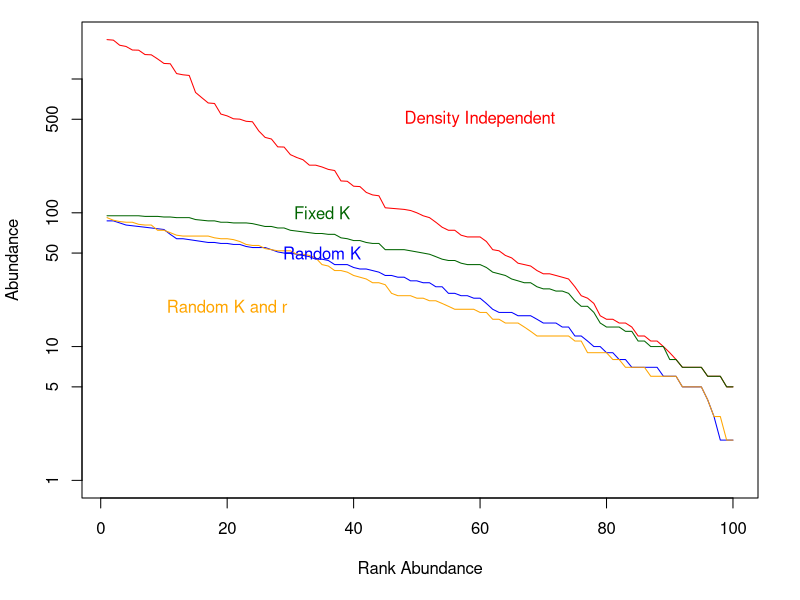
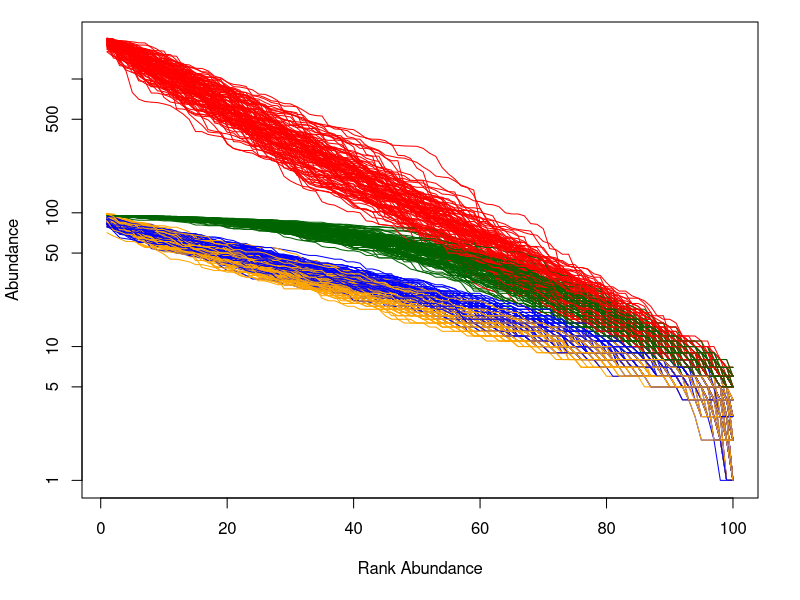
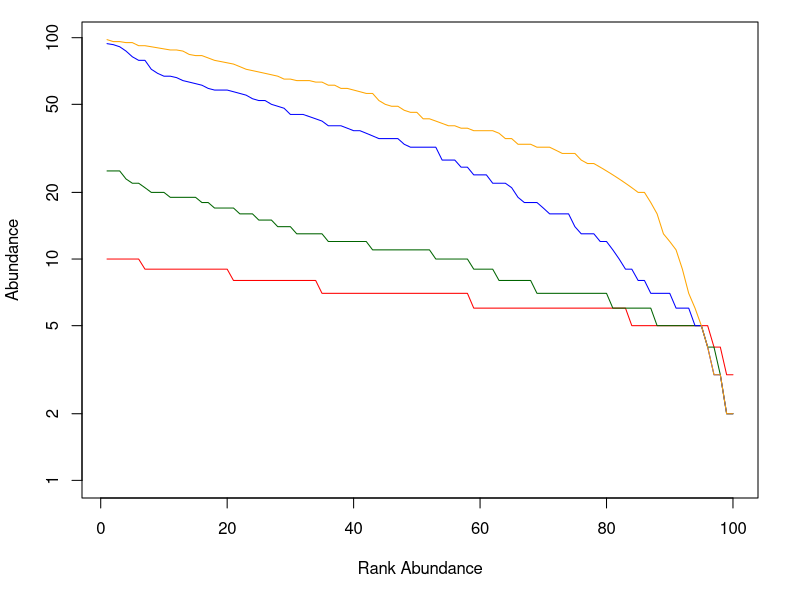
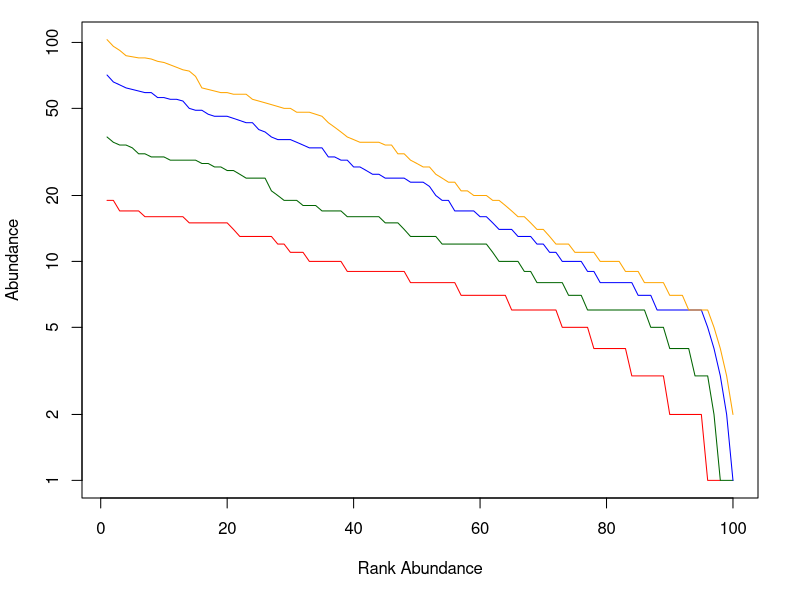
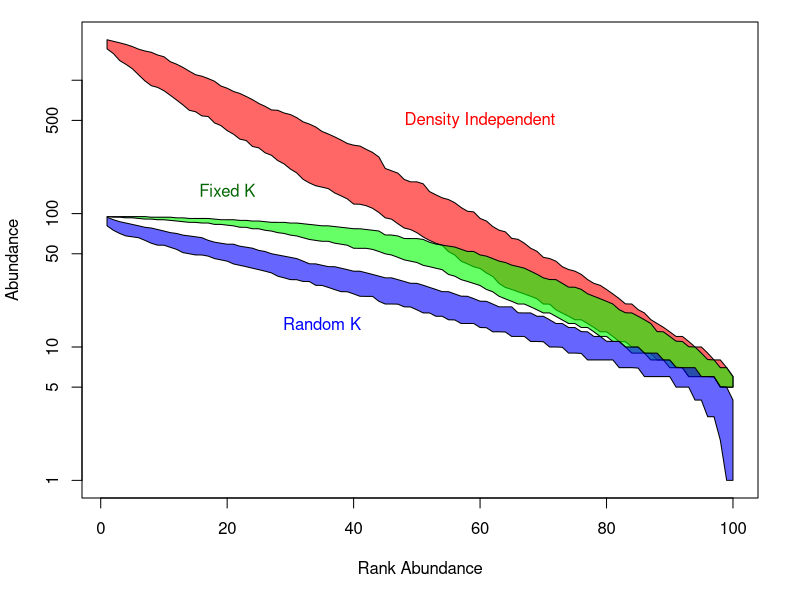

R code for these plots, in order:
## ---- chunk 1

NUMSITES=100                  # Generate abundances for 100 sites
r=0.06                        # Set constant r 
N0=5                          # Set Initial pop size
t=runif(NUMSITES, 0,100)      # 100 different values of t ranging from 0 to 100

# Density Independent Model
DensInd=round(N0*exp(r*t))    # 100 different abundances

# Density Dependent Model
K=100                         # Set constant K
ConstK=round((K*N0*exp(r*t))/(K+N0*(exp(r*t)-1)))

# Random K Model
k_rand=runif(NUMSITES, 1,100) # 100 random values for k
RandK=round((k_rand*N0*exp(r*t))/(k_rand+N0*(exp(r*t)-1)))

# Random K and r Model
r_rand=runif(NUMSITES, 0.02, 0.1) # 100 random values for r
RandKr=round((k_rand*N0*exp(r_rand*t))/(k_rand+N0*(exp(r_rand*t)-1)))

## ---- chunk 2
# Make a function to arrange list in plotting form
RankCurve=function(x)  {
  x=as.matrix(x)
  cbind(Rank=1:length(x), Abund=sort(x, decreasing=T))
  }

par(mar=c(5,4,1,2)+0.1)


MaxAbund=max(DensInd, ConstK, RandK, RandKr)
  
plot(c(1,NUMSITES),c(1,MaxAbund),pch=NA, main=NA, ylab="Abundance",log="y", xlab="Rank Abundance")
lines(RankCurve(DensInd), col="red")
lines(RankCurve(ConstK), col="darkgreen")
lines(RankCurve(RandK),col="blue")
lines(RankCurve(RandKr), col="orange")

text(c(60, 35, 35, 20), c(500, 100, 50, 20), c("Density Independent", "Fixed K","Random K", "Random K and r"), col=c("red","darkgreen","blue","orange"))

## ---- chunk 3


REPS=100
NUMSITES=100
r=0.06
N0=5
K=100

allDensInd=allConstK=allRandK=allRandKr=data.frame(matrix(NA, nrow=NUMSITES, ncol=REPS))
names(allDensInd)=names(allConstK)=names(allRandK)=names(allRandKr)=paste("Rep", 1:REPS)

par(mar=c(5,4,1,2)+0.1)
MaxAbund=max(DensInd, ConstK, RandK, RandKr)
plot(c(1,NUMSITES),c(1,MaxAbund),pch=NA, main=NA, ylab="Abundance",log="y", xlab="Rank Abundance")  

for (i in 1:REPS){
t=runif(NUMSITES, 0,100)
allDensInd[i]=round(N0*exp(r*t))
allConstK[i]=round((K*N0*exp(r*t))/(K+N0*(exp(r*t)-1)))
k_rand=runif(NUMSITES, 1,100)
allRandK[i]=round((k_rand*N0*exp(r*t))/(k_rand+N0*(exp(r*t)-1)))
r_rand=runif(NUMSITES, 0.02, 0.1)
allRandKr[i]=round((k_rand*N0*exp(r_rand*t))/(k_rand+N0*(exp(r_rand*t)-1)))
lines(RankCurve(allDensInd[i]), col="red")
lines(RankCurve(allConstK[i]), col="darkgreen")
lines(RankCurve(allRandK[i]),col="blue")
lines(RankCurve(allRandKr[i]), col="orange")
}


## ---- chunk 4

RankEnvelope=function(x){
  xsort=apply(x, 2, sort, decreasing=T)
  xmax=apply(xsort,1, quantile, probs=0.95)
  xmin=apply(xsort,1, quantile, probs=0.05)
  return(data.frame(max=xmax, min=xmin))
}




tiff("MS/Envelopes.tiff",  600, 450)
par(mar=c(5,4,1,2)+0.1)
MaxAbund=max(allDensInd, allConstK, allRandK, allRandKr)
plot(c(1,NUMSITES),c(1,MaxAbund),pch=NA, main=NA, ylab="Abundance",log="y", xlab="Rank Abundance") 

# lines(RankCurve(RankEnvelope(allDensInd)$min), col="red")
# lines(RankCurve(RankEnvelope(allDensInd)$max), col="red")
# lines(RankCurve(RankEnvelope(allConstK)$min), col="darkgreen")
# lines(RankCurve(RankEnvelope(allConstK)$max), col="darkgreen")
# lines(RankCurve(RankEnvelope(allRandK)$min), col="blue")
# lines(RankCurve(RankEnvelope(allRandK)$max), col="blue")
# lines(RankCurve(RankEnvelope(allRandKr)$min), col="orange")
# lines(RankCurve(RankEnvelope(allRandKr)$max), col="orange")

polygon(rbind(RankCurve(RankEnvelope(allDensInd)$max), apply(RankCurve(RankEnvelope(allDensInd)$min),2,rev)), col=adjustcolor("red", alpha.f=0.6))
polygon(rbind(RankCurve(RankEnvelope(allConstK)$max), apply(RankCurve(RankEnvelope(allConstK)$min),2,rev)), col=adjustcolor("green", alpha.f=0.6))
polygon(rbind(RankCurve(RankEnvelope(allRandK)$max), apply(RankCurve(RankEnvelope(allRandK)$min),2,rev)), col=adjustcolor("blue", alpha.f=0.6))
# polygon(rbind(RankCurve(RankEnvelope(allRandKr)$max), apply(RankCurve(RankEnvelope(allRandKr)$min),2,rev)), col=adjustcolor("orange", alpha.f=0.6))

text(c(60, 20, 35), c(500, 150, 15), c("Density Independent", "Fixed K","Random K"), col=c("red","darkgreen","blue"))

dev.off()

mean(apply(allDensInd,2, var))
mean(apply(allDensInd,2, function(x){sd(x)/length(x)}))
mean(apply(allDensInd,2, function(x){var(log(x))}))
mean(apply(allDensInd,2, function(x){sd(log(x))/length(x)}))

mean(apply(allConstK,2, var))
mean(apply(allConstK,2, function(x){sd(x)/length(x)}))
mean(apply(allConstK,2, function(x){var(log(x))}))
mean(apply(allConstK,2, function(x){sd(log(x))/length(x)}))


mean(apply(allRandK,2, var))
mean(apply(allRandK,2, function(x){sd(x)/length(x)}))
mean(apply(allRandK,2, function(x){var(log(x))}))
mean(apply(allRandK,2, function(x){sd(log(x))/length(x)}))
## ---- chunk 5

# Random K Model

k_rand=runif(NUMSITES, 1,100) # 100 random values for k

r=0.008
Sp1=round((k_rand*N0*exp(r*t))/(k_rand+N0*(exp(r*t)-1)))

r=0.02
Sp2=round((k_rand*N0*exp(r*t))/(k_rand+N0*(exp(r*t)-1)))

r=0.08
Sp3=round((k_rand*N0*exp(r*t))/(k_rand+N0*(exp(r*t)-1)))


r=1
Sp4=round((k_rand*N0*exp(r*t))/(k_rand+N0*(exp(r*t)-1)))

par(mar=c(5,4,1,2)+0.1)


MaxAbund=max(Sp1, Sp2, Sp3, Sp4)
  
plot(c(1,NUMSITES),c(1,MaxAbund),pch=NA, main=NA, ylab="Abundance",log="y", xlab="Rank Abundance")
lines(RankCurve(Sp1), col="red")
lines(RankCurve(Sp2), col="darkgreen")
lines(RankCurve(Sp3),col="blue")
lines(RankCurve(Sp4), col="orange")


## ---- chunk 6


# Random K Model
r=0.06
k_univ=runif(NUMSITES, 1,100) # 100 random values for k


k_rand=0.2*k_univ
Sp1=round((k_rand*N0*exp(r*t))/(k_rand+N0*(exp(r*t)-1)))

k_rand=0.4*k_univ
Sp2=round((k_rand*N0*exp(r*t))/(k_rand+N0*(exp(r*t)-1)))

k_rand=0.8*k_univ
Sp3=round((k_rand*N0*exp(r*t))/(k_rand+N0*(exp(r*t)-1)))


k_rand=1.2*k_univ
Sp4=round((k_rand*N0*exp(r*t))/(k_rand+N0*(exp(r*t)-1)))

par(mar=c(5,4,1,2)+0.1)


MaxAbund=max(Sp1, Sp2, Sp3, Sp4)
  
plot(c(1,NUMSITES),c(1,MaxAbund),pch=NA, main=NA, ylab="Abundance",log="y", xlab="Rank Abundance")
lines(RankCurve(Sp1), col="red")
lines(RankCurve(Sp2), col="darkgreen")
lines(RankCurve(Sp3),col="blue")
lines(RankCurve(Sp4), col="orange")




